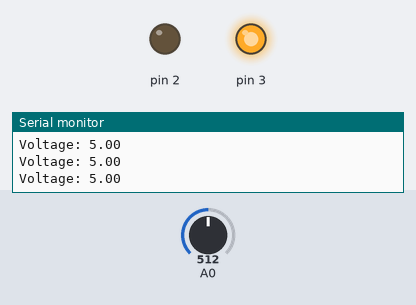
Simulated run of this sketch. Board: Arduino Uno, built with avr-gcc and run on an emulated ATmega328P. Shown: output pins drawn as LEDs (lit = HIGH), the last lines printed to the serial monitor. The inputs (shaded band) are chosen by the test bench; at power-on: A0 = 512.

Above: at 1.2 s.
1.3 s: A0 set to 12
2.8 s: A0 set to 9
At 3.9 s:
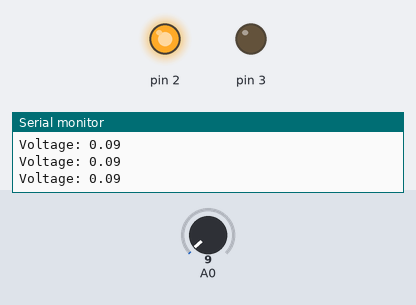
4.5 s: A0 set to 122
At 5.2 s:
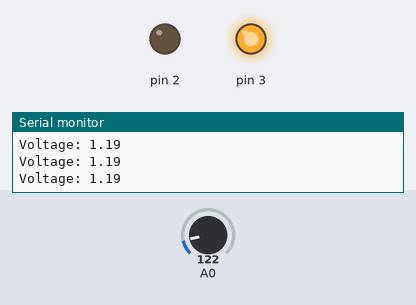
6.0 s: A0 set to 0
At 6.4 s:
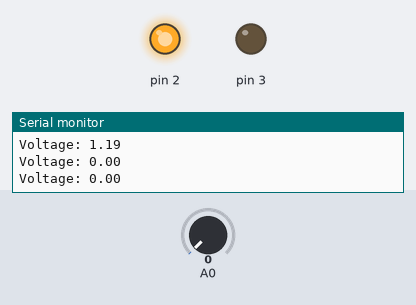
Timing chart, 0 to 8.5 s (numbered marks = the images above; inputs shaded):
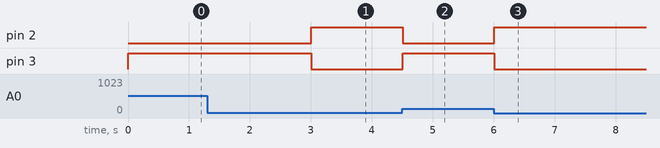

The sketch:

Voltmeter.ino
```cpp
/*
Basic Voltmeter
Khaled Abdul-Baki
August 23, 2026

Description:
This voltmeter is used to measure and display the voltage to the user's serial monitor
in the Arduino IDE.

Given the maximun voltage the allowed on most Arduino boards is 5 volts, the following equation must satisfy:
Voltage_OUT = Voltage_IN * (R2/ (R1 + R2)), solve this equation for Voltage_OUT = 5 and the maximum anticipated
Voltage_IN value to know which resistor values you should use.
The more excess resistance in the circuit, the less accurate the voltage reading is.
The red and green light serve as binary indicators, to display if there is voltage in a given path.


CAUTION:
This voltmeter is NOT in anyway intended for high voltage use.
Checking the voltage of a high voltage appliance may lead to burning the wires, and destroying one's Arduino.

Reference Video:
https://youtu.be/FV0SPRDhAqM?si=akImN5Pa1S4ZpFZI

NOTICE:
Make sure to read the repository README.md Disclaimer before running or experimenting with this code!
*/

float vin;
float vout;

float R1= 220; //from Battery positive to AB
float R2 = 220; //from A0 too Battery ground
float ratio = R2 /(R1 + R2);

void setup() {
  Serial.begin(9600);
  pinMode(A0, INPUT);
  pinMode(2,OUTPUT);
  pinMode(3,OUTPUT);
}

void loop() {
  vin = analogRead(A0); //analogRead can read volages between 0V and 5V and maps those between 0 and 1023
  vout = vin * (5.0 / 1023.0) / ratio; //to get a voltage again we can multiply by 5 and devide by 1023

  // Red Light: No voltage
  if(vout < 0.10){
    digitalWrite(2,5);
    digitalWrite(3,0);
  }

  // Green Light: Present Voltage
  else{
    digitalWrite(2,0);
    digitalWrite(3,5);
  }

  // Print out to the serial monitor
  Serial.print("Voltage: ");
  Serial.println(vout);
  delay(300);
}
```

Measured:
- the behaviour switches between 11 and 10 on A0 (found by bisection; images 0 and 1)
- after the input at 2.8 s, pin 2: LOW → HIGH after 0.21 s; pin 3: HIGH → LOW after 0.21 s
- after the input at 4.5 s, pin 2: HIGH → LOW at once; pin 3: LOW → HIGH at once
- after the input at 6.0 s, pin 2: LOW → HIGH at once; pin 3: HIGH → LOW at once
